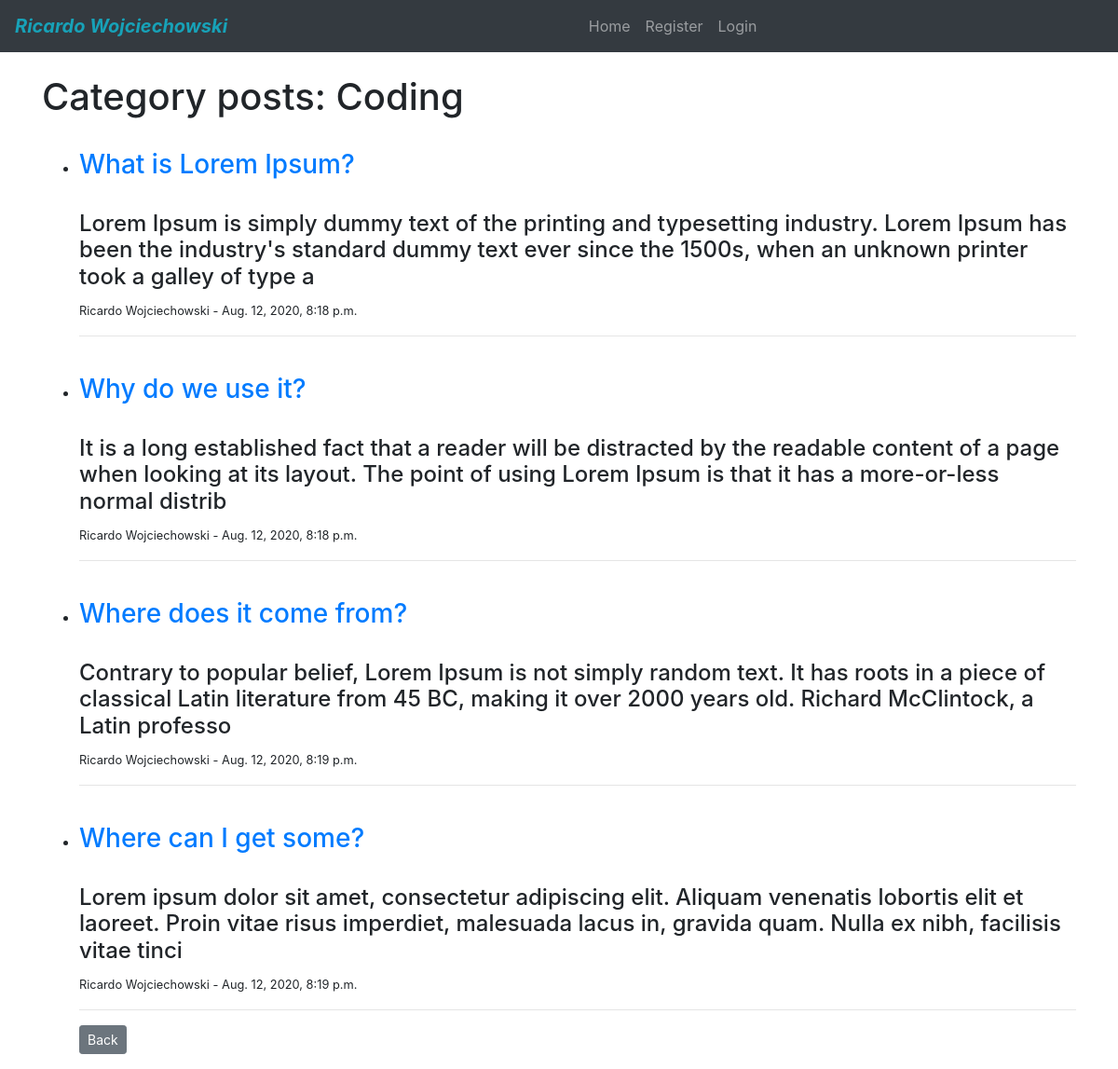
/category/coding/, run on the app's committed database.
### blog/models.py (models this page shows, shortened)
class Post(models.Model):
    title = models.CharField(max_length=255)
    title_tag = models.CharField(max_length=255, default="Post")
    author = models.ForeignKey(User, on_delete=models.CASCADE)
    body = models.TextField()
    post_date = models.DateTimeField(auto_now_add=True)
    category = models.CharField(max_length=255, default='coding')

### blog/views.py (the view)
# urls.py: path('category/<str:category>/', CategoryView, name='category'),
def CategoryView(request, category):
    category_posts = Post.objects.filter(category=category)
    return render(request, 'categories.html', {'category': category.title(), 'category_posts': category_posts})

### blog/templates/categories.html
{% extends 'base.html' %}
{% block content %}
<h1>Category posts: {{ category }}</h1>
<ul>
    {% for post in category_posts  %}
    <br>
    <li>
        <h3><a href="{% url 'article-detail' post.pk %}">{{ post.title }}</a></h3>
        <br>
        <h4>{{ post.body | slice:":200" }}</h4>
        <p><small>{{ post.author.first_name }} {{ post.author.last_name }} - {{ post.post_date }}</small></p>
    </li>
    <hr>
    {% endfor %}
    <a href="{% url 'home' %}" class="btn btn-secondary btn-sm">Back</a>
</ul>
{% endblock %}

### data on the page
Post: title "What is Lorem Ipsum?", body "Lorem Ipsum is simply dummy text of the printing and typesetting industry. Lorem Ipsum has been the industry's standard dummy text ever since the 1500s, when an unknown printer took a galley of type a", author.first_name "Ricardo", author.last_name "Wojciechowski", post_date "Aug. 12, 2020, 8:18 p.m."
Post: title "Why do we use it?", body "It is a long established fact that a reader will be distracted by the readable content of a page when looking at its layout. The point of using Lorem Ipsum is that it has a more-or-less normal distrib", author.first_name "Ricardo", author.last_name "Wojciechowski", post_date "Aug. 12, 2020, 8:18 p.m."
Post: title "Where does it come from?", body "Contrary to popular belief, Lorem Ipsum is not simply random text. It has roots in a piece of classical Latin literature from 45 BC, making it over 2000 years old. Richard McClintock, a Latin professo", author.first_name "Ricardo", author.last_name "Wojciechowski", post_date "Aug. 12, 2020, 8:19 p.m."
Post: title "Where can I get some?", body "Lorem ipsum dolor sit amet, consectetur adipiscing elit. Aliquam venenatis lobortis elit et laoreet. Proin vitae risus imperdiet, malesuada lacus in, gravida quam. Nulla ex nibh, facilisis vitae tinci", author.first_name "Ricardo", author.last_name "Wojciechowski", post_date "Aug. 12, 2020, 8:19 p.m."

### other printed values
{{ category }} "Coding"
